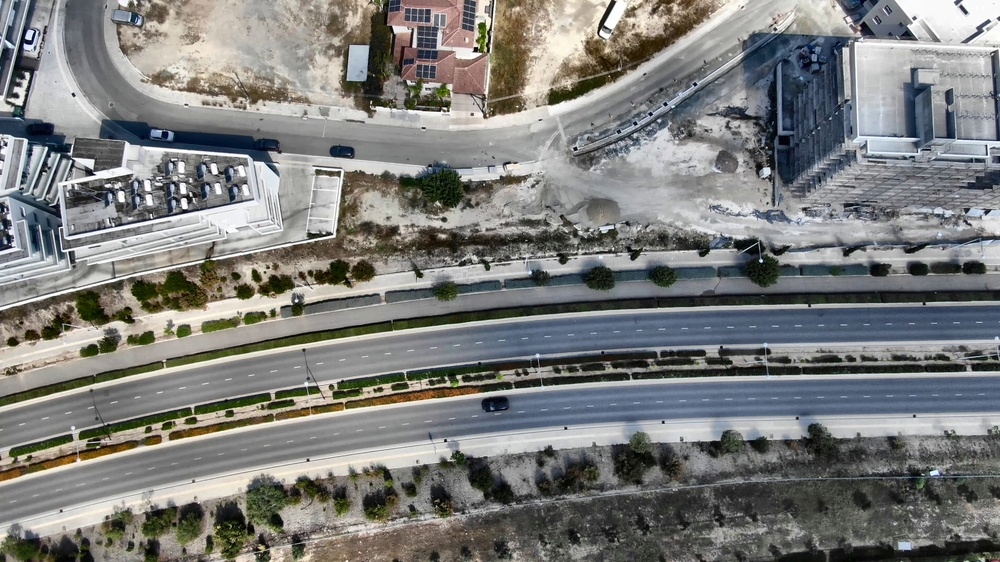
#> input picture example/Video Analysis_files/frame_0.jpg, 1000 x 562 px, shrunk from 2560 x 1440 before the run, given in place of a.mp4, which was not available
$ python app.py
#> lines starting #> are read from the running program, lines starting #| are printed output that depends on the picture; pictures that were not available may be replaced by others from this repository, and a replacement may not be noted
#> in extract_and_analyze_frames, frame is the input picture: shape (562, 1000, 3); mean B, G, R 123, 125, 124.4
import cv2
import os
import ollama
import time


def analyze_image(image_path, object_str):
    """
    Analyze a single image to detect whether the target object is present.
    Args:
        image_path: Path to the image file
        object_str: Description of the target object to detect

    Returns:
        tuple: (Match or not, description text, confidence level)
    """
    prompt_str = f"""Please analyze the image and answer the following questions:

1. Is there a {object_str} in the image?
2. If yes, describe its appearance and location in the image in detail.
3. If no, describe what you see in the image instead.
4. On a scale of 1-10, how confident are you in your answer?

Please structure your response as follows:
Answer: [YES/NO]
Description: [Your detailed description]
Confidence: [1-10]"""

    try:
        # Use the Llama model to analyze the image
        response = ollama.chat(
            model='llama3.2-vision',
            messages=[
                {
                    'role': 'user',
                    'content': prompt_str,
                    'images': [image_path]
                }
            ]
        )

        print(f"Waiting for the model to analyze...")
        time.sleep(1)  # Brief delay to ensure the response is complete

        # Get and print the raw response
        response_text = response['message']['content']
        print(f"Raw response: {response_text}")

        # Process the response text, removing Markdown formatting
        response_text = response_text.replace('**', '')
        response_lines = response_text.strip().split('\n')

        # Extract key information from the response
        answer = None
        description = None
        confidence = 10  # Default confidence level is 10, since the model does not explicitly return confidence

        # Parse the response content line by line
        for line in response_lines:
            line = line.strip()
            if line.lower().startswith('answer:'):
                answer = line.split(':', 1)[1].strip().upper()
            # Match Description, Reasoning, and Alternative Description
            elif any(line.lower().startswith(prefix) for prefix in
                     ['description:', 'reasoning:', 'alternative description:']):
                description = line.split(':', 1)[1].strip()
            elif line.lower().startswith('confidence:'):
                try:
                    confidence = int(line.split(':', 1)[1].strip())
                except ValueError:
                    confidence = 10  # Use default value if confidence cannot be parsed

        # Check if necessary information was obtained
        if answer is None or description is None:
            raise ValueError("Response format is incomplete")

        print(f"Parsed result - Answer: {answer}, Description: {description}, Confidence: {confidence}")

        # Return the analysis result
        return answer == "YES" and confidence >= 7, description, confidence
    except Exception as e:
        print(f"Error during image analysis: {e}")
        import traceback
        print(traceback.format_exc())
        return False, "Error occurred", 0


def preprocess_image(image_path):
    """
    Image preprocessing function to enhance image quality.
    Args:
        image_path: Path to the image file
    """
#> called with image_path = 'output_frames/frame_0.jpg'
    # Read the image
    img = cv2.imread(image_path)
    if img is None:
        print(f"Error: Could not read image at {image_path}")
        return

    # Convert the color space and enhance contrast
    lab = cv2.cvtColor(img, cv2.COLOR_BGR2LAB)
#> lab: shape (562, 1000, 3); mean of channels 0, 1, 2 130.9, 127.7, 129
    l, a, b = cv2.split(lab)
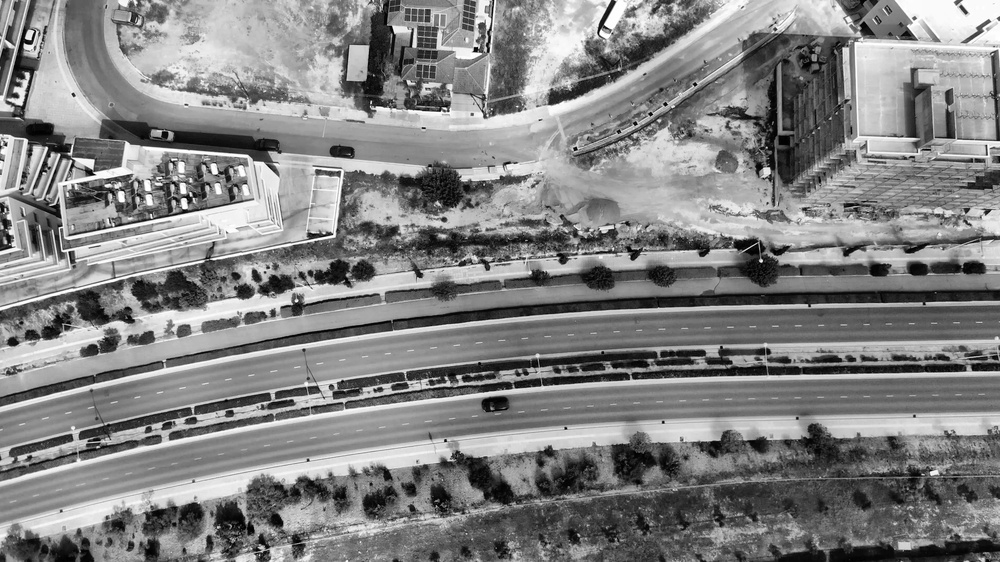
#> l: shape (562, 1000); min 0, max 255, mean 130.9
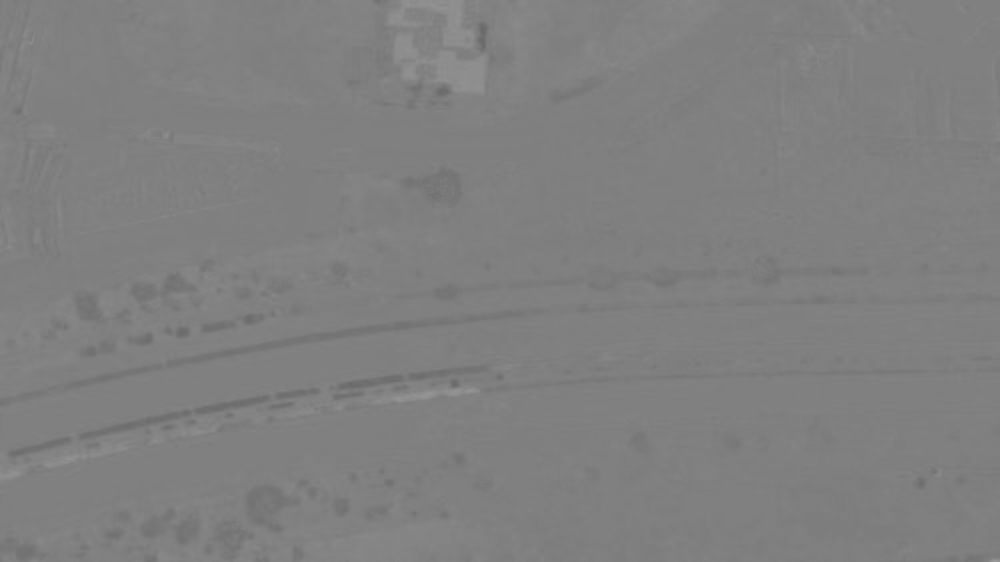
#> a: shape (562, 1000); min 105, max 155, mean 127.7
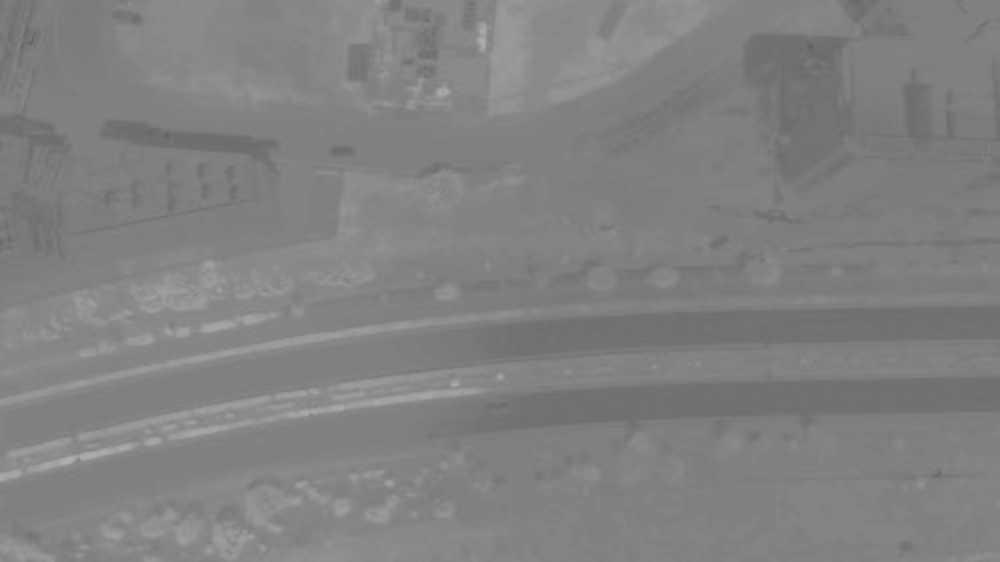
#> b: shape (562, 1000); min 99, max 175, mean 129
    clahe = cv2.createCLAHE(clipLimit=2.0, tileGridSize=(8, 8))
    cl = clahe.apply(l)
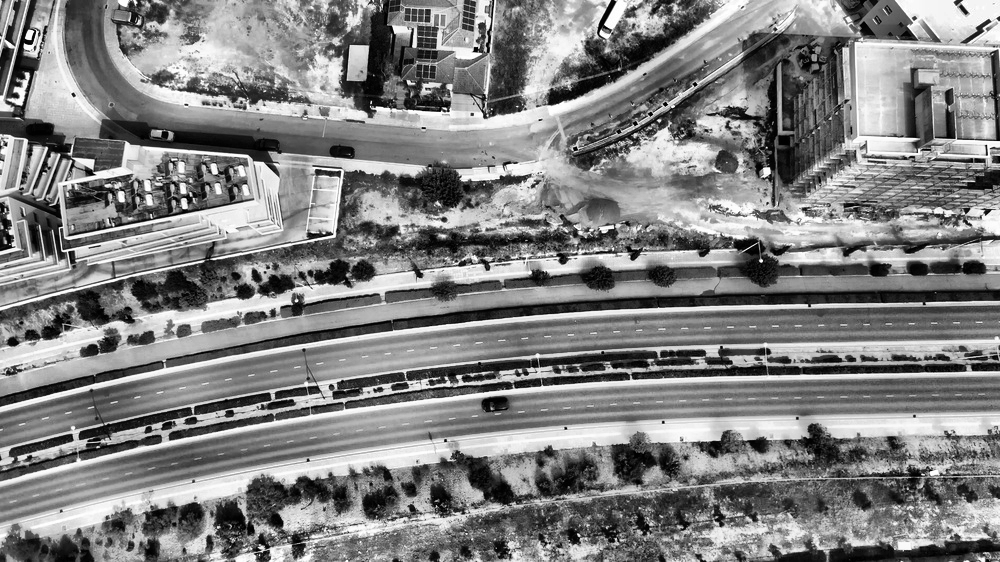
#> cl: shape (562, 1000); min 0, max 255, mean 129.8
    limg = cv2.merge((cl, a, b))
#> limg: shape (562, 1000, 3); mean of channels 0, 1, 2 129.8, 127.7, 129
    final = cv2.cvtColor(limg, cv2.COLOR_LAB2BGR)
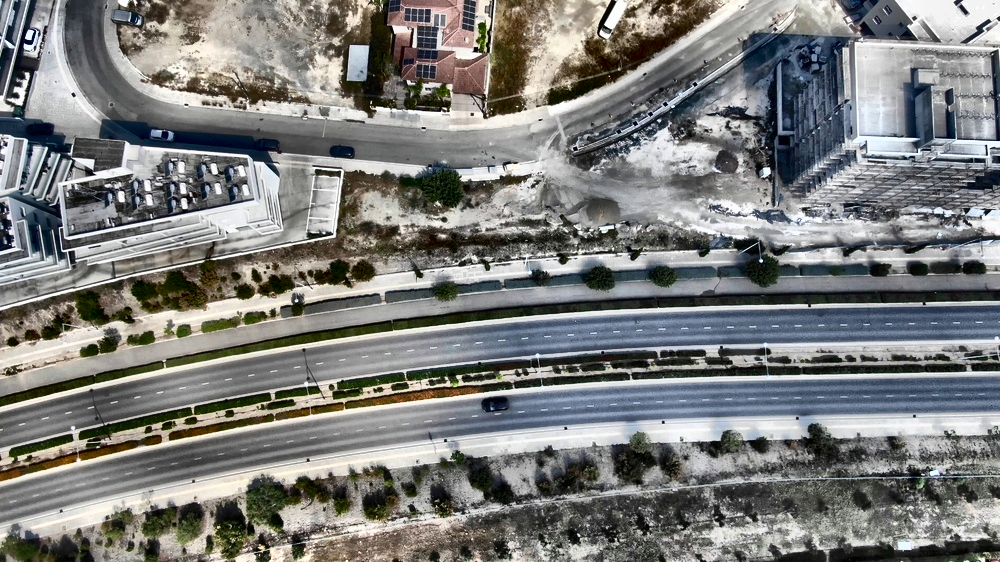
#> final: shape (562, 1000, 3); mean B, G, R 122.9, 124.8, 124

    # Save the processed image
    cv2.imwrite(image_path, final, [cv2.IMWRITE_JPEG_QUALITY, 100])


def extract_and_analyze_frames(video_path, output_folder, object_str):
    """
    Extract frames from a video and analyze them to check for the presence of the target object.
    Args:
        video_path: Path to the video file
        output_folder: Folder to save frame images
        object_str: Description of the target object to detect

    Returns:
        int or None: The time point (in seconds) when the target was found, or None if not found
    """
    # Create the output directory
    if not os.path.exists(output_folder):
        os.makedirs(output_folder)

    # Open the video file
    video = cv2.VideoCapture(video_path)
    if not video.isOpened():
        print(f"Error: Could not open video at {video_path}")
        return None

    # Get the video FPS
    fps = int(video.get(cv2.CAP_PROP_FPS))
    frame_count = 0
    consecutive_matches = 0
    match_threshold = 1  # Consecutive match threshold
    cool_down_time = 2  # Cooldown time (seconds) after analyzing each frame

    print(f"Starting video analysis, FPS: {fps}")

    try:
        while True:
            # Read a frame from the video
            success, frame = video.read()
            if not success:
                break

            # Process one frame per second
            if frame_count % fps == 0:
                print(f"\nProcessing frame at {frame_count // fps} seconds")

                # Save the current frame
                output_filename = os.path.join(output_folder, f"frame_{frame_count // fps}.jpg")
                output_filename = os.path.abspath(output_filename)

                cv2.imwrite(output_filename, frame)
                print(f"Saved frame to: {output_filename}")

                # Preprocess the image
                preprocess_image(output_filename)
                print("Completed image preprocessing")

                print("Starting image analysis...")
                print(f"Using image path: {output_filename}")

                # Check if the file exists
                if not os.path.exists(output_filename):
                    print(f"Warning: File does not exist: {output_filename}")
                    continue

                # Analyze the image
                is_match, description, confidence = analyze_image(output_filename, object_str)
                print(f"Analysis complete - Match: {is_match}, Confidence: {confidence}")
                print(f"Description: {description}")

                # Handle the match result
                if is_match:
                    consecutive_matches += 1
                    print(f"Potential match - Time: {frame_count // fps} seconds")
                    print(f"Description: {description}")
                    print(f"Confidence: {confidence}")

                    # If the number of consecutive matches reaches the threshold, return the result and exit
                    if consecutive_matches >= match_threshold:
                        match_time = frame_count // fps - match_threshold + 1
                        print(f"Found consecutive matches! Time: From {match_time} to {frame_count // fps} seconds")
                        video.release()  # Release the video resource
                        return match_time  # Return the result
                else:
                    consecutive_matches = 0

                # Cooldown time after analyzing a frame
                print(f"Waiting {cool_down_time} seconds to cool down the GPU...")
                time.sleep(cool_down_time)

            frame_count += 1

    finally:
        # Ensure the video resource is released
        video.release()

    print(f"No matching images found. A total of {frame_count // fps} frames were analyzed.")
    return None


# Main entry point
if __name__ == "__main__":
    # Set parameters
    video_path = "./a.mp4"
    output_folder = "output_frames"
    object_to_find = "A red car driving on the road"

    print("Starting the video analysis program...")
    # Run the analysis
#> (the run stopped early here; a loop or call above may not have finished)

$ run again, on example/Video Analysis_files/frame_10.jpg
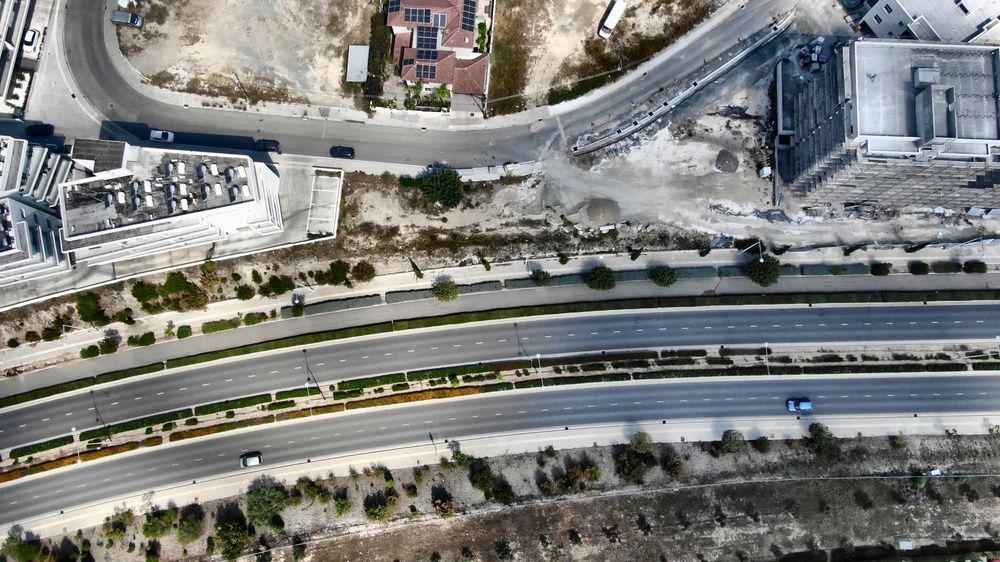
#> input picture example/Video Analysis_files/frame_10.jpg, 1000 x 562 px, shrunk from 2560 x 1440 before the run, given in place of a.mp4, which was not available
#> in extract_and_analyze_frames, frame is the input picture: shape (562, 1000, 3); mean B, G, R 123.5, 126.1, 125.4
#> lab: shape (562, 1000, 3); mean of channels 0, 1, 2 132, 127.6, 129.4
#> in preprocess_image, `l, a, b = cv2.split(lab)`:
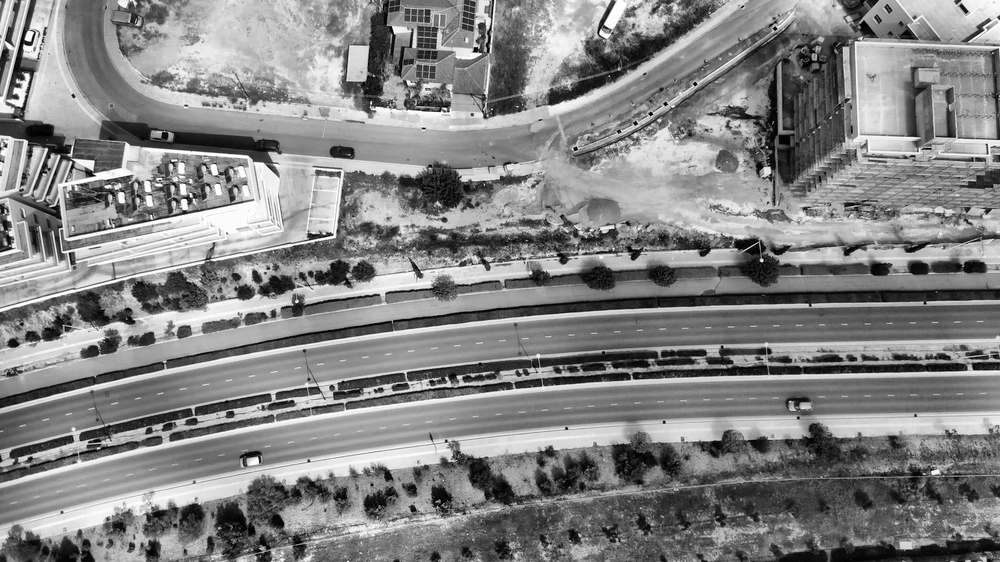
#> l: shape (562, 1000); min 0, max 255, mean 132
#> limg: shape (562, 1000, 3); mean of channels 0, 1, 2 129.6, 127.6, 129.4
#> in preprocess_image, `final = cv2.cvtColor(limg, cv2.COLOR_LAB2BGR)`:
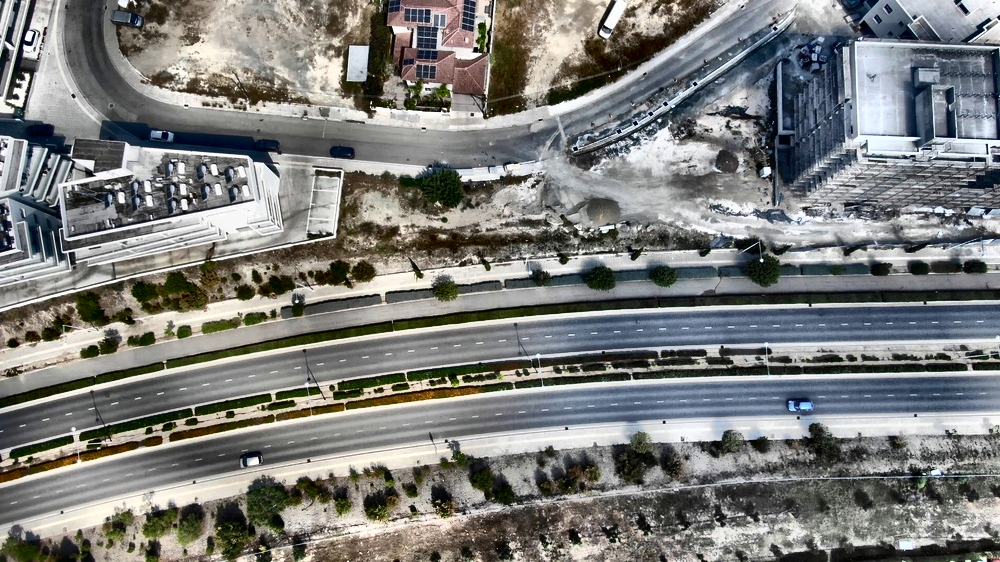
#> final: shape (562, 1000, 3); mean B, G, R 122.1, 124.6, 123.8
